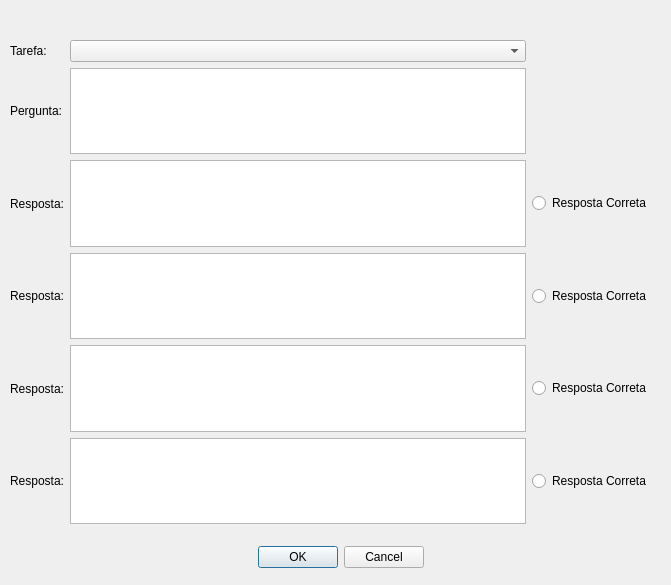
<?xml version="1.0" encoding="UTF-8"?>
<ui version="4.0">
 <class>NewQuestionWindow</class>
 <widget class="QWidget" name="NewQuestionWindow">
  <property name="geometry">
   <rect>
    <x>0</x>
    <y>0</y>
    <width>671</width>
    <height>585</height>
   </rect>
  </property>
  <property name="windowTitle">
   <string>Form</string>
  </property>
  <widget class="QDialogButtonBox" name="buttonBox">
   <property name="geometry">
    <rect>
     <x>250</x>
     <y>540</y>
     <width>174</width>
     <height>34</height>
    </rect>
   </property>
   <property name="standardButtons">
    <set>QDialogButtonBox::Cancel|QDialogButtonBox::Ok</set>
   </property>
  </widget>
  <widget class="QWidget" name="layoutWidget">
   <property name="geometry">
    <rect>
     <x>10</x>
     <y>40</y>
     <width>641</width>
     <height>484</height>
    </rect>
   </property>
   <layout class="QGridLayout" name="gridLayout">
    <item row="2" column="0">
     <widget class="QLabel" name="label_2">
      <property name="text">
       <string>Resposta:</string>
      </property>
     </widget>
    </item>
    <item row="1" column="0">
     <widget class="QLabel" name="label">
      <property name="text">
       <string>Pergunta:</string>
      </property>
      <property name="buddy">
       <cstring>question</cstring>
      </property>
     </widget>
    </item>
    <item row="2" column="2">
     <widget class="QRadioButton" name="correctAnswer1">
      <property name="text">
       <string>Resposta Correta</string>
      </property>
     </widget>
    </item>
    <item row="5" column="1">
     <widget class="QTextEdit" name="answer4"/>
    </item>
    <item row="5" column="2">
     <widget class="QRadioButton" name="correctAnswer4">
      <property name="text">
       <string>Resposta Correta</string>
      </property>
     </widget>
    </item>
    <item row="2" column="1">
     <widget class="QTextEdit" name="answer1"/>
    </item>
    <item row="4" column="0">
     <widget class="QLabel" name="label_4">
      <property name="text">
       <string>Resposta:</string>
      </property>
     </widget>
    </item>
    <item row="4" column="1">
     <widget class="QTextEdit" name="answer3"/>
    </item>
    <item row="3" column="0">
     <widget class="QLabel" name="label_3">
      <property name="text">
       <string>Resposta:</string>
      </property>
     </widget>
    </item>
    <item row="3" column="1">
     <widget class="QTextEdit" name="answer2"/>
    </item>
    <item row="3" column="2">
     <widget class="QRadioButton" name="correctAnswer2">
      <property name="text">
       <string>Resposta Correta</string>
      </property>
     </widget>
    </item>
    <item row="1" column="1">
     <widget class="QTextEdit" name="question"/>
    </item>
    <item row="5" column="0">
     <widget class="QLabel" name="label_5">
      <property name="text">
       <string>Resposta:</string>
      </property>
     </widget>
    </item>
    <item row="4" column="2">
     <widget class="QRadioButton" name="correctAnswer3">
      <property name="text">
       <string>Resposta Correta</string>
      </property>
     </widget>
    </item>
    <item row="0" column="1">
     <widget class="QComboBox" name="anatomyComboBox"/>
    </item>
    <item row="0" column="0">
     <widget class="QLabel" name="label_6">
      <property name="text">
       <string>Tarefa:</string>
      </property>
      <property name="buddy">
       <cstring>question</cstring>
      </property>
     </widget>
    </item>
   </layout>
  </widget>
 </widget>
 <tabstops>
  <tabstop>question</tabstop>
  <tabstop>answer1</tabstop>
  <tabstop>answer2</tabstop>
  <tabstop>answer3</tabstop>
  <tabstop>answer4</tabstop>
  <tabstop>correctAnswer1</tabstop>
  <tabstop>correctAnswer2</tabstop>
  <tabstop>correctAnswer3</tabstop>
  <tabstop>correctAnswer4</tabstop>
 </tabstops>
 <resources/>
 <connections/>
</ui>
